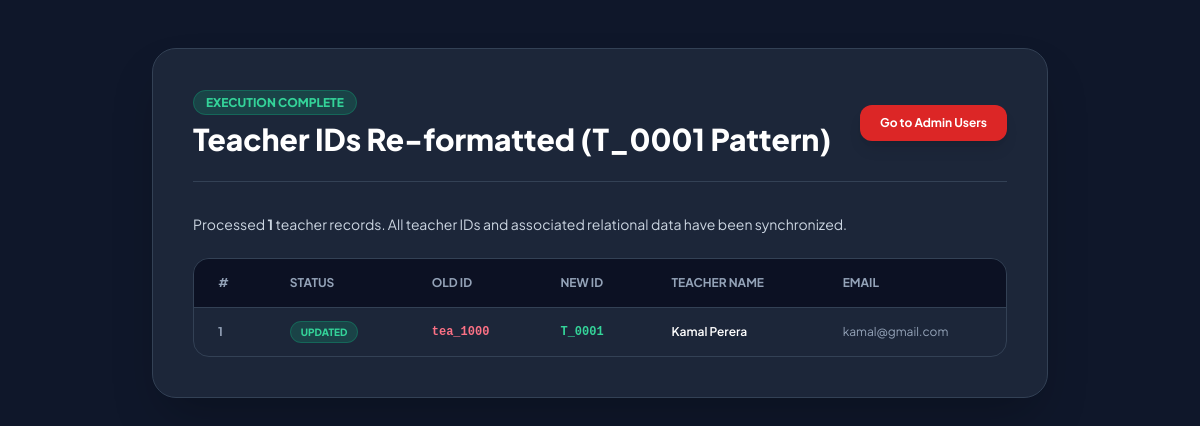
Page /fixteachers.php on the committed database.
### tables this page shows
CREATE TABLE `users` (
  `user_id` varchar(20) NOT NULL COMMENT 'Unique user ID (e.g., stu_0001, tea_1000, adm_1000)',
  `email` varchar(255) DEFAULT NULL,
  `password` varchar(255) NOT NULL COMMENT 'Hashed password',
  `role` enum('student','teacher','instructor','admin') NOT NULL DEFAULT 'student' COMMENT 'User role: student, teacher, instructor, admin',
  `first_name` varchar(100) DEFAULT NULL COMMENT 'First name',
  `second_name` varchar(100) DEFAULT NULL COMMENT 'Last name',
  `dob` date DEFAULT NULL COMMENT 'Date of birth',
  `school_name` varchar(200) DEFAULT NULL COMMENT 'School name',
  `exam_year` int(4) DEFAULT NULL COMMENT 'Exam year (e.g., 2024)',
  `closest_town` varchar(100) DEFAULT NULL COMMENT 'Closest town',
  `district` varchar(100) DEFAULT NULL COMMENT 'District',
  `address` text DEFAULT NULL COMMENT 'Full address',
  `nic_no` varchar(20) DEFAULT NULL COMMENT 'NIC number',
  `mobile_number` varchar(20) DEFAULT NULL COMMENT 'Mobile phone number',
  `whatsapp_number` varchar(20) DEFAULT NULL COMMENT 'WhatsApp number',
  `gender` enum('male','female') DEFAULT NULL COMMENT 'Gender',
  `profile_picture` varchar(255) DEFAULT NULL COMMENT 'Path to profile picture',
  `registering_date` date NOT NULL COMMENT 'Date of registration',
  `status` tinyint(1) NOT NULL DEFAULT 1 COMMENT 'Account status: 1=active, 0=inactive',
  `approved` tinyint(1) NOT NULL DEFAULT 0 COMMENT 'Approval status: 1=approved, 0=not approved',
  `al_details_requested` tinyint(1) DEFAULT 0,
  `verification_method` varchar(20) DEFAULT 'none' COMMENT 'Verification method: nic, mobile, none',
  `created_at` timestamp NOT NULL DEFAULT current_timestamp() COMMENT 'Record creation timestamp',
  `updated_at` timestamp NOT NULL DEFAULT current_timestamp() ON UPDATE current_timestamp() COMMENT 'Record update timestamp',
  `session_token` varchar(64) DEFAULT NULL COMMENT 'Session token for single login',
  `session_created_at` datetime DEFAULT NULL COMMENT 'Session creation timestamp',
  `commission_rate` decimal(5,2) DEFAULT 75.00,
  `requested_commission_rate` decimal(5,2) DEFAULT 75.00,
  `rating` decimal(3,2) DEFAULT 0.00,
  `hourly_rate` decimal(10,2) DEFAULT 0.00,
  `rating_count` int(11) DEFAULT 0,
  `total_rating` decimal(12,2) DEFAULT 0.00
);

### fixteachers.php (the view, shortened to what this page needs)
<?php
$conn->query("SET FOREIGN_KEY_CHECKS = 0;");
$teachers_query = "SELECT user_id, first_name, second_name, email, registering_date FROM users WHERE role = 'teacher' ORDER BY registering_date ASC, user_id ASC";
$result = $conn->query($teachers_query);
$teachers = $result ? $result->fetch_all(MYSQLI_ASSOC) : [];
$updated_records = [];
$counter = 1;
foreach ($teachers as $teacher) {
    $old_id = $teacher['user_id'];
    $new_id = sprintf('T_%04d', $counter);
    $full_name = trim(($teacher['first_name'] ?? '') . ' ' . ($teacher['second_name'] ?? ''));
    if ($old_id !== $new_id) {
        $updated_records[] = [
            'status' => 'Updated',
            'old_id' => $old_id,
            'new_id' => $new_id,
            'name'   => $full_name,
            'email'  => $teacher['email']
        ];
    }
    $counter++;
}
?>
<!DOCTYPE html>
<html lang="en">
<head>
    <script src="https://cdn.tailwindcss.com"></script>
</head>
<body class="bg-slate-900 text-slate-100 min-h-screen p-6 sm:p-12">
    <div class="max-w-4xl mx-auto bg-slate-800/90 rounded-3xl p-8 sm:p-10 border border-slate-700 shadow-2xl backdrop-blur-xl">
        <div class="flex items-center justify-between mb-8 pb-6 border-b border-slate-700">
            <div>
                <span class="bg-emerald-500/20 text-emerald-400 text-xs font-extrabold uppercase px-3 py-1 rounded-full border border-emerald-500/30">Execution Complete</span>
                <h1 class="text-2xl sm:text-3xl font-extrabold text-white mt-2">Teacher IDs Re-formatted (T_0001 Pattern)</h1>
            </div>
            <a href="admin/users.php" class="px-5 py-2.5 bg-red-600 hover:bg-red-700 text-white font-bold text-xs rounded-xl shadow-lg transition-all">Go to Admin Users</a>
        </div>
        <div class="mb-6 text-sm text-slate-300">
            Processed <strong><?php echo count($updated_records); ?></strong> teacher records. All teacher IDs and associated relational data have been synchronized.
        </div>
        <div class="overflow-x-auto rounded-2xl border border-slate-700">
            <table class="w-full text-left text-xs text-slate-300">
                <thead class="bg-slate-950/60 uppercase font-extrabold text-slate-400 border-b border-slate-700">
                    <tr>
                        <th class="px-6 py-4">#</th>
                        <th class="px-6 py-4">Status</th>
                        <th class="px-6 py-4">Old ID</th>
                        <th class="px-6 py-4">New ID</th>
                        <th class="px-6 py-4">Teacher Name</th>
                        <th class="px-6 py-4">Email</th>
                    </tr>
                </thead>
                <tbody class="divide-y divide-slate-700/60">
                    <?php if (empty($updated_records)): ?>
                        <tr><td colspan="6" class="px-6 py-8 text-center text-slate-500">No teacher accounts found in system.</td></tr>
                    <?php else: ?>
                        <?php foreach ($updated_records as $idx => $rec): ?>
                            <tr class="hover:bg-slate-700/30 transition-colors">
                                <td class="px-6 py-4 font-bold text-slate-400"><?php echo $idx + 1; ?></td>
                                <td class="px-6 py-4">
                                    <span class="px-2.5 py-1 rounded-full text-[10px] font-extrabold uppercase <?php echo $rec['status'] === 'Updated' ? 'bg-emerald-500/20 text-emerald-400 border border-emerald-500/30' : 'bg-slate-700 text-slate-400'; ?>">
                                        <?php echo $rec['status']; ?>
                                    </span>
                                </td>
                                <td class="px-6 py-4 font-mono font-semibold text-rose-400"><?php echo htmlspecialchars($rec['old_id']); ?></td>
                                <td class="px-6 py-4 font-mono font-bold text-emerald-400"><?php echo htmlspecialchars($rec['new_id']); ?></td>
                                <td class="px-6 py-4 font-semibold text-white"><?php echo htmlspecialchars($rec['name']); ?></td>
                                <td class="px-6 py-4 text-slate-400"><?php echo htmlspecialchars($rec['email']); ?></td>
                            </tr>
                        <?php endforeach; ?>
                    <?php endif; ?>
                </tbody>
            </table>
        </div>
    </div>
</body>
</html>

### fixteachers.php (style rules this page uses)
body { font-family: 'Plus Jakarta Sans', sans-serif; }

### rows in the picture
users: status "UPDATED", user_id "tea_1000", new_id "T_0001", name "Kamal Perera", email "kamal@gmail.com"

### other values in the picture
count($updated_records) "1"
